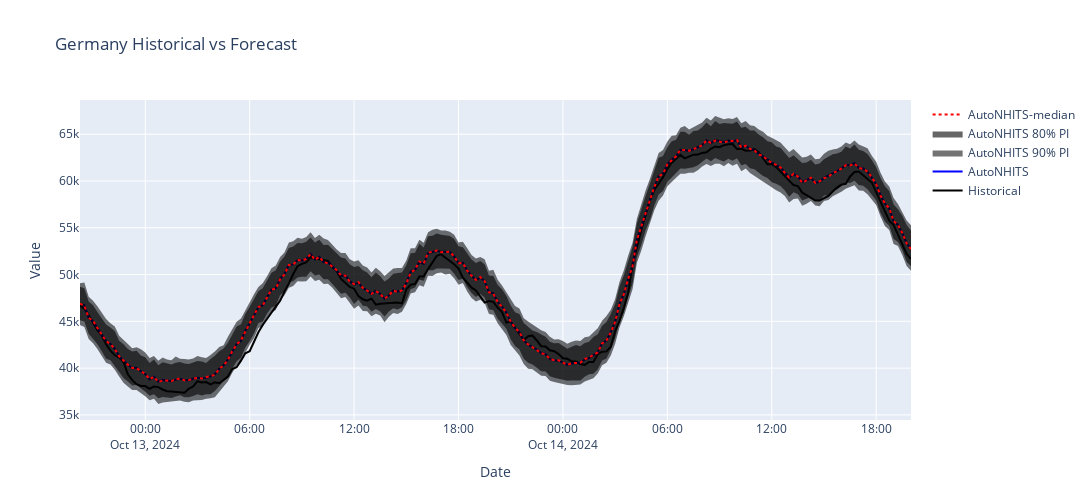

Notebook source saved alongside this figure:
### Code cell
## plot_test_forecast(Y_hat_df)
plot_test_forecast(Y_hat_df, levels=levels)
#fig.write_html("./plot.html")

### Figure 1 — Plotly figure (JSON) as saved in the notebook; plotly's stock layout.template omitted (floating-point values rounded to 4 significant figures; data arrays with more than 128 entries replaced by an {"elided": "..."} marker saying what was removed)
{"data": [{"line": {"color": "black", "width": 2}, "mode": "lines", "name": "Historical", "type": "scatter", "x": {"elided": "192 str values"}, "y": {"elided": "192 int values"}}, {"line": {"color": "blue", "dash": "solid", "width": 2}, "mode": "lines", "name": "AutoNHITS", "type": "scatter", "x": {"elided": "192 str values"}, "y": {"elided": "192 float values"}}, {"hoverinfo": "skip", "line": {"width": 0}, "mode": "lines", "showlegend": false, "type": "scatter", "x": {"elided": "192 str values"}, "y": {"elided": "192 float values"}}, {"fill": "tonexty", "fillcolor": "rgba(0,0,0,0.55)", "hoverinfo": "skip", "line": {"width": 0}, "mode": "lines", "name": "AutoNHITS 90% PI", "type": "scatter", "x": {"elided": "192 str values"}, "y": {"elided": "192 float values"}}, {"hoverinfo": "skip", "line": {"width": 0}, "mode": "lines", "showlegend": false, "type": "scatter", "x": {"elided": "192 str values"}, "y": {"elided": "192 float values"}}, {"fill": "tonexty", "fillcolor": "rgba(0,0,0,0.60)", "hoverinfo": "skip", "line": {"width": 0}, "mode": "lines", "name": "AutoNHITS 80% PI", "type": "scatter", "x": {"elided": "192 str values"}, "y": {"elided": "192 float values"}}, {"line": {"color": "red", "dash": "dot", "width": 2}, "mode": "lines", "name": "AutoNHITS-median", "type": "scatter", "x": {"elided": "192 str values"}, "y": {"elided": "192 float values"}}], "layout": {"height": 500, "hovermode": "x unified", "title": {"text": "Germany Historical vs Forecast"}, "width": 1400, "xaxis": {"title": {"text": "Date"}}, "yaxis": {"title": {"text": "Value"}}}}
